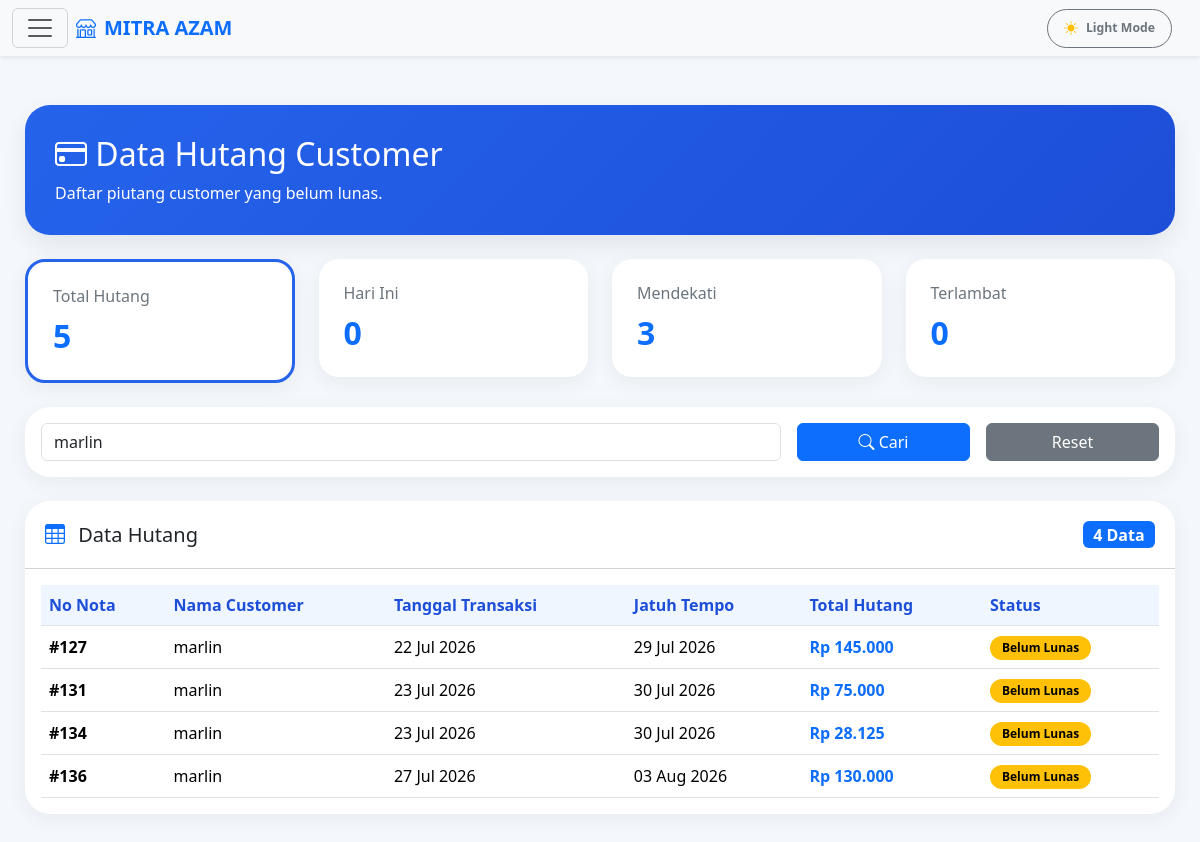
/admin/data_hutang.php?cari=marlin (signed in), run on the app's committed database.
### tables this page shows
CREATE TABLE `penjualan` (
  `id_penjualan` int(11) NOT NULL AUTO_INCREMENT,
  `tanggal` datetime NOT NULL,
  `total_harga` int(11) NOT NULL,
  `bayar` int(11) NOT NULL,
  `metode_pembayaran` varchar(50) DEFAULT NULL,
  `referensi` varchar(100) DEFAULT NULL,
  `bukti_pembayaran` varchar(255) DEFAULT NULL,
  `kasir` int(11) DEFAULT NULL,
  `nama_kasir` varchar(100) DEFAULT NULL,
  `id_customer` int(11) DEFAULT NULL,
  `kembali` int(11) NOT NULL,
  `nama_customer` varchar(100) DEFAULT NULL,
  `jatuh_tempo` date DEFAULT NULL,
  `status_pembayaran` enum('Lunas','Belum Lunas') NOT NULL,
  `metode_pelunasan` varchar(30) DEFAULT NULL,
  `tanggal_pelunasan` datetime DEFAULT NULL,
  `bukti_pelunasan` varchar(255) DEFAULT NULL,
  `keuntungan` int(11) NOT NULL,
  `id_user` int(11) NOT NULL,
  PRIMARY KEY (`id_penjualan`)
);

### admin/data_hutang.php (the view, shortened to what this page needs)
<?php
require_once '../config/koneksi.php';
mysqli_query($conn, "SET time_zone = '" . date('P') . "'");
$current_tema = $_SESSION['tema'] ?? 'light';
$filter = $_GET['filter'] ?? '';
$cari = $_GET['cari'] ?? '';
$where = "
metode_pembayaran='Hutang'
AND status_pembayaran='Belum Lunas'
";
if (!empty($cari)) {
    $cari = mysqli_real_escape_string($conn, $cari);
    $where .= "
    AND nama_customer LIKE '%$cari%'
    ";
}
$sql = "
SELECT *
FROM penjualan
WHERE $where
ORDER BY jatuh_tempo ASC
";
$query_hutang = mysqli_query($conn, $sql);
$q_total = mysqli_query($conn,"
SELECT COUNT(*) AS total
FROM penjualan
WHERE metode_pembayaran='Hutang'
AND status_pembayaran='Belum Lunas'
");
$total_hutang = mysqli_fetch_assoc($q_total)['total'];
$q_hariini = mysqli_query($conn,"
SELECT COUNT(*) AS total
FROM penjualan
WHERE metode_pembayaran='Hutang'
AND status_pembayaran='Belum Lunas'
AND DATE(jatuh_tempo)=CURDATE()
");
$total_hariini = mysqli_fetch_assoc($q_hariini)['total'];
$q_mendekati = mysqli_query($conn,"
SELECT COUNT(*) AS total
FROM penjualan
WHERE metode_pembayaran='Hutang'
AND status_pembayaran='Belum Lunas'
AND jatuh_tempo BETWEEN DATE_ADD(CURDATE(),INTERVAL 1 DAY)
AND DATE_ADD(CURDATE(),INTERVAL 3 DAY)
");
$total_mendekati = mysqli_fetch_assoc($q_mendekati)['total'];
$q_terlambat = mysqli_query($conn,"
SELECT COUNT(*) AS total
FROM penjualan
WHERE metode_pembayaran='Hutang'
AND status_pembayaran='Belum Lunas'
AND jatuh_tempo < CURDATE()
");
$total_terlambat = mysqli_fetch_assoc($q_terlambat)['total'];
?>
<!DOCTYPE html>
<html lang="id" data-bs-theme="<?= $current_tema ?>">
<head>
    <link href="https://cdn.jsdelivr.net/npm/bootstrap@5.3.3/dist/css/bootstrap.min.css" rel="stylesheet">
    <link rel="stylesheet" href="https://cdn.jsdelivr.net/npm/bootstrap-icons@1.11.3/font/bootstrap-icons.min.css">
</head>
<body class="<?= $current_tema == 'dark' ? 'dark-theme' : ''; ?>">
<nav class="navbar bg-body-tertiary fixed-top shadow-sm">
  <div class="container-fluid">
    <button class="navbar-toggler" type="button" data-bs-toggle="offcanvas" data-bs-target="#offcanvasNavbar">
      <span class="navbar-toggler-icon"></span>
    </button>
    <a class="navbar-brand d-flex align-items-center me-auto ms-2 fw-bold text-primary" href="dashboard.php">
      <i class="bi bi-shop me-2"></i> MITRA AZAM
    </a>
    <button class="btn btn-sm btn-outline-secondary rounded-pill px-3 py-2 d-flex align-items-center gap-2 me-3" id="themeToggleBtn">
        <i class="bi <?= $current_tema == 'dark' ? 'bi-moon-stars-fill text-warning' : 'bi-sun-fill text-warning'; ?>"></i>
        <span class="small fw-semibold d-none d-md-inline"><?= $current_tema == 'dark' ? 'Dark Mode' : 'Light Mode'; ?></span>
    </button>
  </div>
</nav>
<div class="container-fluid content">
    <div class="header-card mb-4">
        <h2><i class="bi bi-credit-card"></i> Data Hutang Customer</h2>
        <p class="mb-0">Daftar piutang customer yang belum lunas.</p>
    </div>
    <div class="row g-4 mb-4">
        <div class="col-md-3">
            <a href="data_hutang.php?filter=&cari=<?= urlencode($cari); ?>" class="text-decoration-none">
                <div class="stat-card <?= empty($filter) ? 'active-card' : ''; ?>">
                    <h6>Total Hutang</h6>
                    <h2><?= $total_hutang ?></h2>
                </div>
            </a>
        </div>
        <div class="col-md-3">
            <a href="data_hutang.php?filter=hariini&cari=<?= urlencode($cari); ?>" class="text-decoration-none">
                <div class="stat-card <?= $filter == 'hariini' ? 'active-card' : ''; ?>">
                    <h6>Hari Ini</h6>
                    <h2><?= $total_hariini ?></h2>
                </div>
            </a>
        </div>
        <div class="col-md-3">
            <a href="data_hutang.php?filter=mendekati&cari=<?= urlencode($cari); ?>" class="text-decoration-none">
                <div class="stat-card <?= $filter == 'mendekati' ? 'active-card' : ''; ?>">
                    <h6>Mendekati</h6>
                    <h2><?= $total_mendekati ?></h2>
                </div>
            </a>
        </div>
        <div class="col-md-3">
            <a href="data_hutang.php?filter=terlambat&cari=<?= urlencode($cari); ?>" class="text-decoration-none">
                <div class="stat-card <?= $filter == 'terlambat' ? 'active-card' : ''; ?>">
                    <h6>Terlambat</h6>
                    <h2><?= $total_terlambat ?></h2>
                </div>
            </a>
        </div>
    </div>
    <div class="card mb-4">
        <div class="card-body">
            <form method="GET">
                <div class="row g-3 align-items-center">
                    <div class="col-md-8">
                        <input type="text" name="cari" class="form-control" placeholder="Cari nama customer..." value="<?= htmlspecialchars($cari); ?>">
                    </div>
                    <div class="col-md-2">
                        <button type="submit" class="btn btn-primary w-100">
                            <i class="bi bi-search"></i> Cari
                        </button>
                    </div>
                    <div class="col-md-2">
                        <a href="data_hutang.php" class="btn btn-secondary w-100">Reset</a>
                    </div>
                </div>
            </form>
        </div>
    </div>
    <div class="card table-card">
        <div class="card-header">
            <div class="d-flex justify-content-between align-items-center flex-wrap">
                <h5 class="mb-0">
                    <i class="bi bi-table me-2 text-primary"></i> Data Hutang
                </h5>
                <span class="badge bg-primary fs-6">
                    <?= mysqli_num_rows($query_hutang); ?> Data
                </span>
            </div>
        </div>
        <div class="card-body table-responsive">
            <table class="table table-hover align-middle mb-0">
                <thead>
                    <tr>
                        <th>No Nota</th>
                        <th>Nama Customer</th>
                        <th>Tanggal Transaksi</th>
                        <th>Jatuh Tempo</th>
                        <th>Total Hutang</th>
                        <th>Status</th>
                    </tr>
                </thead>
                <tbody>
                <?php if(mysqli_num_rows($query_hutang) < 1): ?>
                    <tr>
                        <td colspan="6" class="text-center py-5 text-muted">
                            <i class="bi bi-check-circle fs-2 d-block mb-2"></i>
                            Tidak ada data hutang customer.
                        </td>
                    </tr>
                <?php else: ?>
                    <?php while($row = mysqli_fetch_assoc($query_hutang)): ?>
                    <tr>
                        <td>
                            <strong>#<?= $row['id_penjualan']; ?></strong>
                        </td>
                        <td>
                            <?= htmlspecialchars($row['nama_customer']); ?>
                        </td>
                        <td>
                            <?= date('d M Y', strtotime($row['tanggal'])); ?>
                        </td>
                        <td>
                            <?= date('d M Y', strtotime($row['jatuh_tempo'])); ?>
                        </td>
                        <td>
                            <strong class="text-primary">
                                Rp <?= number_format($row['total_harga'], 0, ',', '.'); ?>
                            </strong>
                        </td>
                        <td>
                            <span class="badge badge-belum">
                                Belum Lunas
                            </span>
                        </td>
                    </tr>
                    <?php endwhile; ?>
                <?php endif; ?>
                </tbody>
            </table>
        </div>
    </div>
</div>
</body>
</html>

### admin/data_hutang.php (style rules this page uses)
body { background: #f4f7fb; font-family: 'Segoe UI', sans-serif; padding-top: 80px; padding-bottom: 40px; color: #212529; transition: background 0.3s ease, color 0.3s ease; }
.content { padding: 25px; }
.header-card { background: linear-gradient(135deg,#2563eb,#1d4ed8); color: white; border-radius: 25px; padding: 30px; box-shadow: 0 10px 25px rgba(0,0,0,.08); }
.active-card { border: 3px solid #2563eb !important; }
.stat-card { background: white; border-radius: 20px; padding: 25px; box-shadow: 0 5px 20px rgba(0,0,0,.06); transition: .3s; cursor: pointer; }
.stat-card h6 { color: #6c757d; margin-bottom: 10px; }
.stat-card h2 { font-weight: bold; margin-bottom: 0; }
.card { border: none; border-radius: 25px; box-shadow: 0 5px 20px rgba(0,0,0,.06); }
.card-header { padding: 20px; background: #ffffff; border-top-left-radius: 25px !important; border-top-right-radius: 25px !important; }
.table th { background: #eff6ff; color: #1d4ed8; font-weight: 600; }
.table td { vertical-align: middle; }
.badge-belum { background: #ffc107; color: black; padding: 6px 12px; border-radius: 30px; font-weight: 600; font-size: 12px; }

### data on the page
penjualan: id_penjualan "127", nama_customer "marlin", tanggal "22 Jul 2026", jatuh_tempo "29 Jul 2026", total_harga "145.000"
penjualan: id_penjualan "131", nama_customer "marlin", tanggal "23 Jul 2026", jatuh_tempo "30 Jul 2026", total_harga "75.000"
penjualan: id_penjualan "134", nama_customer "marlin", tanggal "23 Jul 2026", jatuh_tempo "30 Jul 2026", total_harga "28.125"
penjualan: id_penjualan "136", nama_customer "marlin", tanggal "27 Jul 2026", jatuh_tempo "03 Aug 2026", total_harga "130.000"

### other printed values
$total_hutang "5"
$total_hariini "0"
$total_mendekati "3"
$total_terlambat "0"
mysqli_num_rows($query_hutang) "4"
